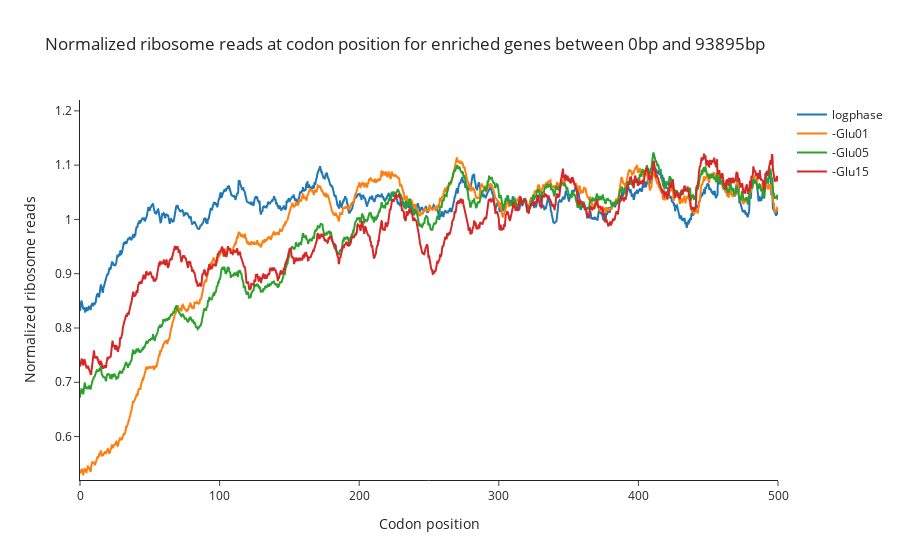

The code cell stored with this chart in its notebook:
### Code cell
#colors = ['blue','green','red','violet','purple']
fig = go.Figure()
shift_est_list = []
meds = []
rng = d1
prev_peak = 0
el_y = 0
el_x = []
peaks = []
rates = []
for i in range(len(select_times)):
    t = select_times[i]
    #t = times[i]+'_normed'
    fit_y = df_samples_all[t]
    fig.add_trace(go.Scatter(x=df_samples_all.index, y = fit_y,mode='lines',name= t.split('_')[0]))
    shift_est_list.append(list(fit_y)[startbp:endbp])
    print(len(list(fit_y)[startbp:endbp]))


fig.update_layout(
    template='simple_white',
    title_text="Normalized ribosome reads at codon position for " +dhh1_tag+ " genes between " + str(d1) + "bp and " + str(d2)+ "bp",
    #xaxis_title="Codon position(" + str(num_c) + " codons sliding window)",
    xaxis_title="Codon position",
    yaxis_title="Normalized ribosome reads"
)       

fig.update_xaxes(range=[math.ceil(startbp/3),int(endbp/3)])
#fig.update_xaxes(range=[math.ceil(startbp/3),410])
fig.update_yaxes(range=[0.52,1.22])

fig.show()

### Figure 1 — Plotly figure (JSON) as saved in the notebook; plotly's stock layout.template omitted (floating-point values rounded to 4 significant figures; data arrays with more than 128 entries replaced by an {"elided": "..."} marker saying what was removed)
{"data": [{"mode": "lines", "name": "logphase", "type": "scatter", "x": {"elided": "1501 float values"}, "y": {"elided": "1501 float values"}}, {"mode": "lines", "name": "-Glu01", "type": "scatter", "x": {"elided": "1501 float values"}, "y": {"elided": "1501 float values"}}, {"mode": "lines", "name": "-Glu05", "type": "scatter", "x": {"elided": "1501 float values"}, "y": {"elided": "1501 float values"}}, {"mode": "lines", "name": "-Glu15", "type": "scatter", "x": {"elided": "1501 float values"}, "y": {"elided": "1501 float values"}}], "layout": {"title": {"text": "Normalized ribosome reads at codon position for enriched genes between 0bp and 93895bp"}, "xaxis": {"range": [0, 500], "title": {"text": "Codon position"}}, "yaxis": {"range": [0.52, 1.22], "title": {"text": "Normalized ribosome reads"}}}}
